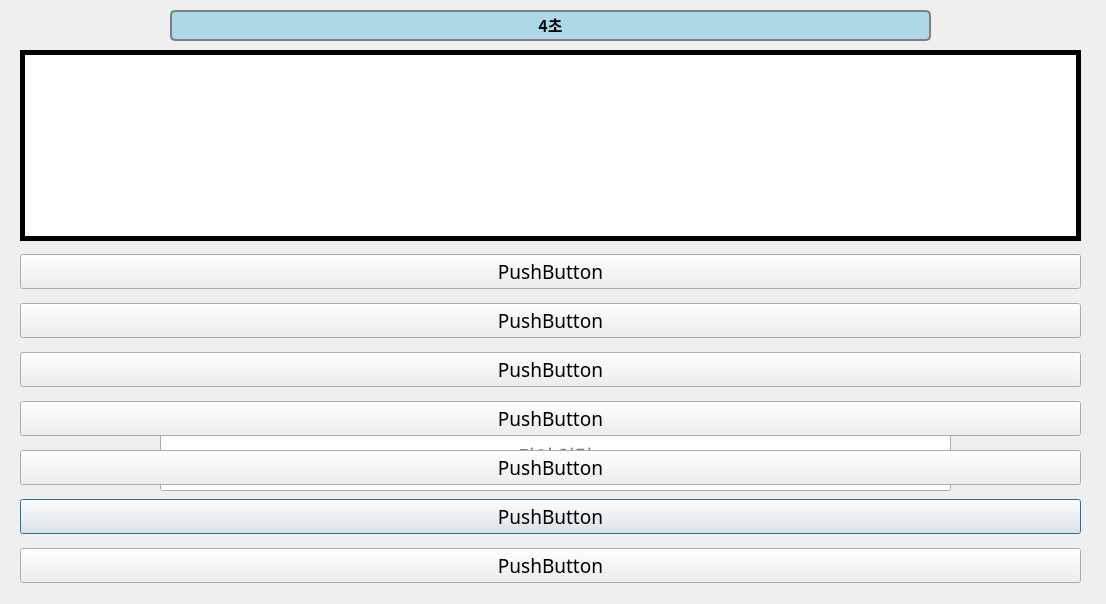
<?xml version="1.0" encoding="UTF-8"?>
<ui version="4.0">
 <class>Dialog</class>
 <widget class="QDialog" name="Dialog">
  <property name="geometry">
   <rect>
    <x>0</x>
    <y>0</y>
    <width>1106</width>
    <height>604</height>
   </rect>
  </property>
  <property name="windowTitle">
   <string>오늘의 단어</string>
  </property>
  <widget class="QLabel" name="label">
   <property name="geometry">
    <rect>
     <x>20</x>
     <y>50</y>
     <width>1061</width>
     <height>191</height>
    </rect>
   </property>
   <property name="font">
    <font>
     <family>맑은 고딕</family>
     <pointsize>26</pointsize>
     <weight>50</weight>
     <bold>false</bold>
    </font>
   </property>
   <property name="autoFillBackground">
    <bool>false</bool>
   </property>
   <property name="styleSheet">
    <string notr="true">background-color: #FFFFFF;
border-style: solid;
border-width: 5px;</string>
   </property>
   <property name="text">
    <string/>
   </property>
   <property name="scaledContents">
    <bool>false</bool>
   </property>
   <property name="alignment">
    <set>Qt::AlignCenter</set>
   </property>
   <property name="wordWrap">
    <bool>false</bool>
   </property>
  </widget>
  <widget class="QLineEdit" name="lineEdit">
   <property name="enabled">
    <bool>true</bool>
   </property>
   <property name="geometry">
    <rect>
     <x>160</x>
     <y>420</y>
     <width>791</width>
     <height>71</height>
    </rect>
   </property>
   <property name="font">
    <font>
     <family>맑은 고딕</family>
     <pointsize>14</pointsize>
     <weight>50</weight>
     <bold>false</bold>
    </font>
   </property>
   <property name="text">
    <string/>
   </property>
   <property name="frame">
    <bool>true</bool>
   </property>
   <property name="alignment">
    <set>Qt::AlignCenter</set>
   </property>
   <property name="dragEnabled">
    <bool>true</bool>
   </property>
   <property name="placeholderText">
    <string>단어 입력</string>
   </property>
   <property name="cursorMoveStyle">
    <enum>Qt::LogicalMoveStyle</enum>
   </property>
   <property name="clearButtonEnabled">
    <bool>true</bool>
   </property>
  </widget>
  <widget class="QWidget" name="gridLayoutWidget">
   <property name="geometry">
    <rect>
     <x>20</x>
     <y>250</y>
     <width>1061</width>
     <height>342</height>
    </rect>
   </property>
   <layout class="QGridLayout" name="l1" rowstretch="0,0,0,0,0,0,0">
    <property name="horizontalSpacing">
     <number>7</number>
    </property>
    <property name="verticalSpacing">
     <number>10</number>
    </property>
    <item row="5" column="0">
     <widget class="QPushButton" name="btn6">
      <property name="font">
       <font>
        <family>맑은 고딕</family>
        <pointsize>14</pointsize>
       </font>
      </property>
      <property name="text">
       <string>PushButton</string>
      </property>
     </widget>
    </item>
    <item row="3" column="0">
     <widget class="QPushButton" name="btn4">
      <property name="font">
       <font>
        <family>맑은 고딕</family>
        <pointsize>14</pointsize>
       </font>
      </property>
      <property name="text">
       <string>PushButton</string>
      </property>
     </widget>
    </item>
    <item row="2" column="0">
     <widget class="QPushButton" name="btn3">
      <property name="font">
       <font>
        <family>맑은 고딕</family>
        <pointsize>14</pointsize>
       </font>
      </property>
      <property name="text">
       <string>PushButton</string>
      </property>
     </widget>
    </item>
    <item row="1" column="0">
     <widget class="QPushButton" name="btn2">
      <property name="font">
       <font>
        <family>맑은 고딕</family>
        <pointsize>14</pointsize>
       </font>
      </property>
      <property name="text">
       <string>PushButton</string>
      </property>
     </widget>
    </item>
    <item row="0" column="0">
     <widget class="QPushButton" name="btn1">
      <property name="font">
       <font>
        <family>맑은 고딕</family>
        <pointsize>14</pointsize>
       </font>
      </property>
      <property name="text">
       <string>PushButton</string>
      </property>
     </widget>
    </item>
    <item row="4" column="0">
     <widget class="QPushButton" name="btn5">
      <property name="font">
       <font>
        <family>맑은 고딕</family>
        <pointsize>14</pointsize>
       </font>
      </property>
      <property name="text">
       <string>PushButton</string>
      </property>
     </widget>
    </item>
    <item row="6" column="0">
     <widget class="QPushButton" name="btn7">
      <property name="font">
       <font>
        <family>맑은 고딕</family>
        <pointsize>14</pointsize>
       </font>
      </property>
      <property name="text">
       <string>PushButton</string>
      </property>
     </widget>
    </item>
   </layout>
  </widget>
  <widget class="QProgressBar" name="pb">
   <property name="geometry">
    <rect>
     <x>170</x>
     <y>10</y>
     <width>761</width>
     <height>31</height>
    </rect>
   </property>
   <property name="font">
    <font>
     <family>맑은 고딕</family>
     <pointsize>12</pointsize>
     <weight>75</weight>
     <bold>true</bold>
    </font>
   </property>
   <property name="styleSheet">
    <string notr="true">QProgressBar{
    border: 2px solid grey;
    border-radius: 5px;
	background-color: lightblue;
}

QProgressBar::chunk {
    background-color: white;
}</string>
   </property>
   <property name="minimum">
    <number>0</number>
   </property>
   <property name="maximum">
    <number>5000</number>
   </property>
   <property name="value">
    <number>0</number>
   </property>
   <property name="textVisible">
    <bool>false</bool>
   </property>
   <property name="invertedAppearance">
    <bool>false</bool>
   </property>
   <property name="format">
    <string>%p</string>
   </property>
  </widget>
  <widget class="QLabel" name="tlabel">
   <property name="geometry">
    <rect>
     <x>190</x>
     <y>14</y>
     <width>721</width>
     <height>21</height>
    </rect>
   </property>
   <property name="font">
    <font>
     <family>맑은 고딕</family>
     <pointsize>12</pointsize>
     <weight>75</weight>
     <bold>true</bold>
    </font>
   </property>
   <property name="text">
    <string>4초</string>
   </property>
   <property name="alignment">
    <set>Qt::AlignCenter</set>
   </property>
  </widget>
 </widget>
 <resources/>
 <connections/>
</ui>
